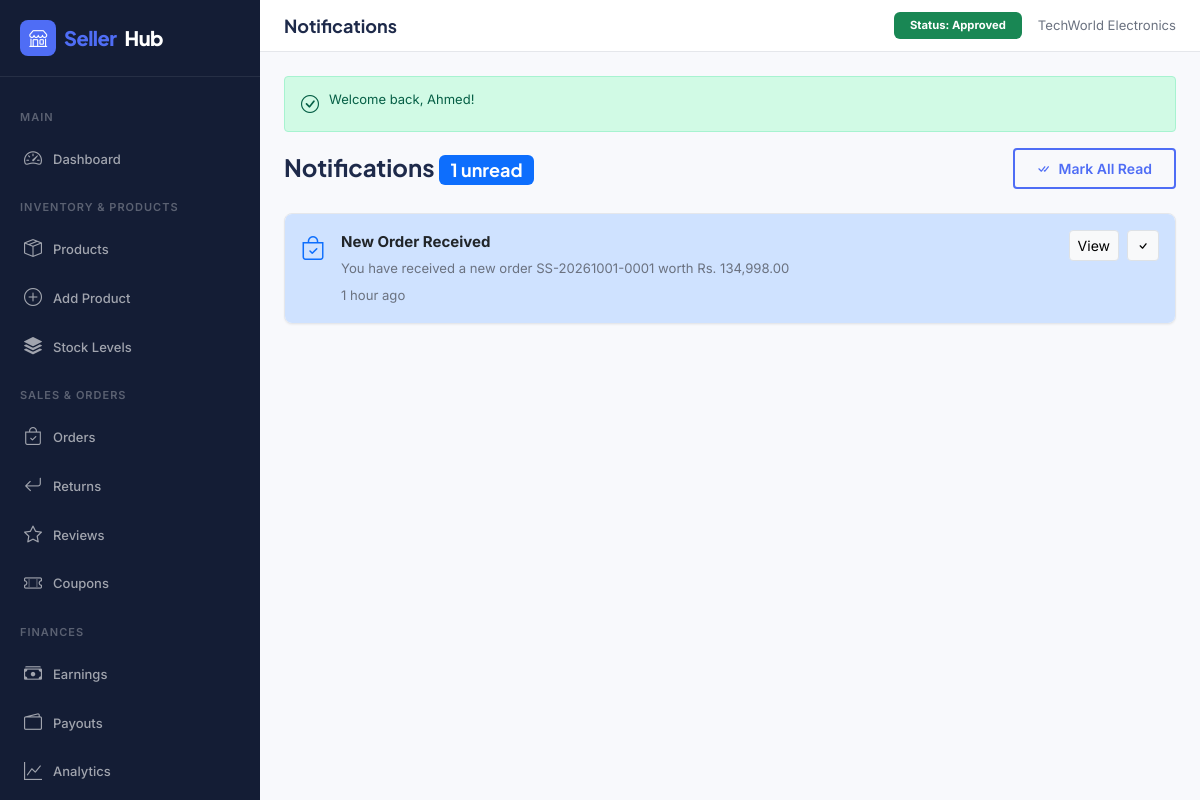
/seller/notifications.php (signed in), run on the app's committed database.
### tables this page shows
CREATE TABLE `seller_profiles` (
    `user_id` INT UNSIGNED NOT NULL PRIMARY KEY,
    `store_name` VARCHAR(150) NOT NULL,
    `store_slug` VARCHAR(150) NOT NULL,
    `store_description` TEXT NULL,
    `store_logo` VARCHAR(255) NULL,
    `store_banner` VARCHAR(255) NULL,
    `business_name` VARCHAR(200) NOT NULL,
    `business_address` TEXT NOT NULL,
    `tax_id` VARCHAR(100) NULL,
    `commission_rate` DECIMAL(5,2) NULL COMMENT 'Vendor specific commission override percentage',
    `status` ENUM('pending', 'approved', 'rejected', 'suspended') NOT NULL DEFAULT 'pending',
    `approved_at` DATETIME NULL,
    `rejection_reason` TEXT NULL,
    `suspension_reason` TEXT NULL,
    `rating_avg` DECIMAL(3,2) NOT NULL DEFAULT 0.00,
    `total_sales` INT UNSIGNED NOT NULL DEFAULT 0,
    `verified` BOOLEAN NOT NULL DEFAULT FALSE,
    `created_at` DATETIME NOT NULL DEFAULT CURRENT_TIMESTAMP,
    `updated_at` DATETIME NOT NULL DEFAULT CURRENT_TIMESTAMP ON UPDATE CURRENT_TIMESTAMP,
    CONSTRAINT `chk_seller_commission` CHECK (`commission_rate` IS NULL OR (`commission_rate` >= 0.00 AND `commission_rate` <= 100.00)),
    CONSTRAINT `chk_seller_rating` CHECK (`rating_avg` >= 0.00 AND `rating_avg` <= 5.00),
    UNIQUE KEY `uq_seller_store_slug` (`store_slug`),
    KEY `idx_seller_status` (`status`),
    KEY `idx_seller_verified` (`verified`),
    KEY `idx_seller_rating` (`rating_avg`),
    CONSTRAINT `fk_seller_profiles_user` FOREIGN KEY (`user_id`) 
        REFERENCES `users` (`id`) ON DELETE CASCADE ON UPDATE CASCADE
);

CREATE TABLE `notifications` (
    `id` INT UNSIGNED AUTO_INCREMENT PRIMARY KEY,
    `user_id` INT UNSIGNED NOT NULL,
    `type` VARCHAR(50) NOT NULL COMMENT 'order, payout, account, system, stock',
    `title` VARCHAR(200) NOT NULL,
    `message` TEXT NOT NULL,
    `link` VARCHAR(255) NULL,
    `is_read` BOOLEAN NOT NULL DEFAULT FALSE,
    `created_at` DATETIME NOT NULL DEFAULT CURRENT_TIMESTAMP,
    KEY `idx_notifications_user_id` (`user_id`),
    KEY `idx_notifications_is_read` (`is_read`),
    KEY `idx_notifications_created_at` (`created_at`),
    KEY `idx_notifications_user_read` (`user_id`, `is_read`),
    CONSTRAINT `fk_notifications_user` FOREIGN KEY (`user_id`) 
        REFERENCES `users` (`id`) ON DELETE CASCADE ON UPDATE CASCADE
);

### includes/functions.php (called while the page is built, shortened)
<?php
require_once dirname(__DIR__) . '/config/database.php';
if (!function_exists('e')) {
    function e(?string $string): string
    {
        return htmlspecialchars((string) ($string ?? ''), ENT_QUOTES | ENT_SUBSTITUTE, 'UTF-8');
    }
}
if (!function_exists('url')) {
    function url(string $path = ''): string
    {
        $base = defined('APP_URL') ? rtrim(APP_URL, '/') : '';
        $path = ltrim($path, '/');
        return $path === '' ? $base : $base . '/' . $path;
    }
}
if (!function_exists('asset')) {
    function asset(string $path = ''): string
    {
        $path = trim($path);
        $path = ltrim($path, '/');
        if (!str_starts_with($path, 'assets/')) {
            $path = 'assets/' . $path;
        }
        return url($path);
    }
}
if (!function_exists('get_flash')) {
    function get_flash(string $key, mixed $default = null): mixed
    {
        if (isset($_SESSION['_flash'][$key])) {
            $value = $_SESSION['_flash'][$key];
            return $value;
        }
        return $default;
    }
}
if (!function_exists('time_ago')) {
    function time_ago(string|int|DateTimeInterface $datetime): string
    {
        try {
            if ($datetime instanceof DateTimeInterface) {
                $timestamp = $datetime->getTimestamp();
            } elseif (is_numeric($datetime)) {
                $timestamp = (int) $datetime;
            } else {
                $timestamp = (new DateTime((string) $datetime))->getTimestamp();
            }
        } catch (Exception $e) {
            return (string) $datetime;
        }
        $difference = time() - $timestamp;
        $periods = [
            31536000 => ['year', 'years'],
            2592000  => ['month', 'months'],
            604800   => ['week', 'weeks'],
            86400    => ['day', 'days'],
            3600     => ['hour', 'hours'],
            60       => ['minute', 'minutes'],
            1        => ['second', 'seconds'],
        ];
        foreach ($periods as $seconds => [$singular, $plural]) {
            $count = (int) floor($difference / $seconds);
            if ($count >= 1) {
                return $count === 1 ? "1 {$singular} ago" : "{$count} {$plural} ago";
            }
        }
        return 'just now';
    }
}

### config/database.php (called while the page is built, shortened)
<?php
if (!function_exists('get_db_connection')) {
    function get_db_connection(): PDO
    {
        static $pdo = null;
        if ($pdo instanceof PDO) {
            return $pdo;
        }
        $host    = (string) shopsphere_env('DB_HOST', 'localhost');
        $port    = (string) shopsphere_env('DB_PORT', '3306');
        $dbName  = (string) shopsphere_env('DB_NAME', 'shopsphere');
        $user    = (string) shopsphere_env('DB_USER', 'shopsphere_user');
        $pass    = (string) shopsphere_env('DB_PASS', '');
        $charset = 'utf8mb4';
        $dsn = "mysql:host={$host};port={$port};dbname={$dbName};charset={$charset}";
        $options = [
            PDO::ATTR_ERRMODE            => PDO::ERRMODE_EXCEPTION,
            PDO::ATTR_DEFAULT_FETCH_MODE => PDO::FETCH_ASSOC,
            PDO::ATTR_EMULATE_PREPARES   => false,
            PDO::MYSQL_ATTR_INIT_COMMAND => "SET NAMES {$charset} COLLATE {$charset}_unicode_ci",
        ];
        try {
            $pdo = new PDO($dsn, $user, $pass, $options);
            return $pdo;
        } catch (PDOException $e) {
            error_log('[ShopSphere DB Error] ' . $e->getMessage() . ' in ' . $e->getFile() . ':' . $e->getLine());
            $isDev = (shopsphere_env('APP_ENV') === 'development') || (bool) shopsphere_env('APP_DEBUG', false);
            if ($isDev) {
                $escapedMsg = htmlspecialchars($e->getMessage(), ENT_QUOTES, 'UTF-8');
                http_response_code(500);
                die("<div style='font-family:sans-serif;padding:20px;background:#f8d7da;color:#721c24;border:1px solid #f5c6cb;border-radius:5px;'>
                    <h3 style='margin-top:0;'>Database Connection Error (Development Mode)</h3>
                    <p><strong>Message:</strong> {$escapedMsg}</p>
                    <p><small>Please verify your database credentials and ensure MySQL is running.</small></p>
                </div>");
            } else {
                http_response_code(500);
                die("<div style='font-family:sans-serif;padding:20px;text-align:center;'>
                    <h2>500 Internal Server Error</h2>
                    <p>We are experiencing technical difficulties connecting to our services. Please try again later.</p>
                </div>");
            }
        }
    }
}
return get_db_connection();

### classes/Database.php (called while the page is built, shortened)
<?php
require_once __DIR__ . '/../config/database.php';
class Database
{
    private static ?PDO $instance = null;
    public static function getInstance(): PDO
    {
        if (self::$instance === null) {
            self::$instance = get_db_connection();
        }
        return self::$instance;
    }
}

### includes/auth.php (called while the page is built, shortened)
<?php
require_once dirname(__DIR__) . '/config/database.php';
if (!function_exists('get_current_user_id')) {
    function get_current_user_id(): ?int
    {
        return isset($_SESSION['user_id']) ? (int) $_SESSION['user_id'] : null;
    }
}

### classes/NotificationService.php (called while the page is built, shortened)
<?php
require_once __DIR__ . '/Database.php';
class NotificationService
{
    protected PDO $pdo;
    public function __construct(?PDO $pdo = null)
    {
        if ($pdo !== null) {
            $this->pdo = $pdo;
        } else {
            $this->pdo = Database::getInstance();
        }
    }
    public function getUserNotifications(int $userId, int $limit = 20, int $offset = 0): array
    {
        $sql = 'SELECT * FROM notifications
            WHERE user_id = :user_id
            ORDER BY created_at DESC
            LIMIT :limit OFFSET :offset';
        $stmt = $this->pdo->prepare($sql);
        $stmt->bindValue(':user_id', $userId, PDO::PARAM_INT);
        $stmt->bindValue(':limit', max(1, $limit), PDO::PARAM_INT);
        $stmt->bindValue(':offset', max(0, $offset), PDO::PARAM_INT);
        $stmt->execute();
        return $stmt->fetchAll(PDO::FETCH_ASSOC) ?: [];
    }
    public function getUnreadCount(int $userId): int
    {
        $stmt = $this->pdo->prepare('SELECT COUNT(*) FROM notifications WHERE user_id = :user_id AND is_read = 0');
        $stmt->execute([':user_id' => $userId]);
        return (int) $stmt->fetchColumn();
    }
}

### seller/notifications.php (the view, shortened to what this page needs)
<?php
$page_title = 'Notifications'; $current_page = 'notifications';
require_once __DIR__ . '/header.php';
require_once __DIR__ . '/../classes/NotificationService.php';
$notificationService = new NotificationService();
$notifications = $notificationService->getUserNotifications($seller_id, 50, 0);
$unread = $notificationService->getUnreadCount($seller_id);
?>
<div class="d-flex justify-content-between align-items-center mb-4">
    <h4 class="mb-0">Notifications <span class="badge bg-primary"><?php echo $unread; ?> unread</span></h4>
    <?php if ($unread > 0): ?>
        <form method="POST" class="d-inline">
            <button type="submit" class="btn btn-ss-outline btn-sm"><i class="bi bi-check-all"></i> Mark All Read</button>
        </form>
    <?php endif; ?>
</div>
<div class="ss-card">
    <?php if (empty($notifications)): ?>
        <div class="py-5 text-center text-ss-muted"><i class="bi bi-bell-slash fs-1 d-block mb-2"></i><h5>No notifications</h5></div>
    <?php else: ?>
        <div class="list-group list-group-flush">
            <?php foreach ($notifications as $n): ?>
                <div class="list-group-item d-flex align-items-start gap-3 py-3 <?php echo !$n['is_read'] ? 'bg-primary-subtle' : ''; ?>">
                    <div class="flex-shrink-0">
                        <i class="bi bi-<?php echo match(true) { str_contains($n['type'] ?? '', 'order') => 'bag-check', str_contains($n['type'] ?? '', 'product') => 'box-seam', str_contains($n['type'] ?? '', 'payout') => 'wallet2', default => 'bell' }; ?> fs-4 text-primary"></i>
                    </div>
                    <div class="flex-grow-1">
                        <div class="fw-bold mb-1"><?php echo e($n['title']); ?></div>
                        <p class="small text-ss-muted mb-1"><?php echo e($n['message']); ?></p>
                        <small class="text-ss-muted"><?php echo time_ago($n['created_at']); ?></small>
                    </div>
                    <div class="flex-shrink-0 d-flex gap-2 align-items-center">
                        <?php if (!empty($n['link'])): ?>
                            <a href="<?php echo e(url($n['link'])); ?>" class="btn btn-sm btn-light border">View</a>
                        <?php endif; ?>
                        <?php if (!$n['is_read']): ?>
                            <form method="POST" class="d-inline">
                                <button type="submit" class="btn btn-sm btn-light border" title="Mark as read"><i class="bi bi-check"></i></button>
                            </form>
                        <?php endif; ?>
                    </div>
                </div>
            <?php endforeach; ?>
        </div>
    <?php endif; ?>
</div>
<?php require_once __DIR__ . '/footer.php'; ?>

### seller/header.php (shortened to what this page needs)
<?php
require_once __DIR__ . '/../config/database.php';
require_once __DIR__ . '/../includes/functions.php';
require_once __DIR__ . '/../includes/auth.php';
$seller_id = get_current_user_id();
$db = get_db();
$stmt = $db->prepare("SELECT sp.*, u.first_name, u.last_name, u.email FROM seller_profiles sp
                      JOIN users u ON sp.user_id = u.id
                      WHERE sp.user_id = ? LIMIT 1");
$stmt->execute([$seller_id]);
$seller = $stmt->fetch();
$current_page = $current_page ?? 'dashboard';
?>
<!DOCTYPE html>
<html lang="en">
<head>
    <link href="https://cdn.jsdelivr.net/npm/bootstrap@5.3.3/dist/css/bootstrap.min.css" rel="stylesheet">
    <link href="https://cdn.jsdelivr.net/npm/bootstrap-icons@1.11.3/font/bootstrap-icons.min.css" rel="stylesheet">
    <link href="<?php echo asset('css/style.css'); ?>" rel="stylesheet">
</head>
<body>
<div class="ss-dashboard">
    <aside class="ss-sidebar">
        <div class="ss-sidebar-header">
            <a href="<?php echo url('/seller/dashboard.php'); ?>" class="ss-logo">
                <div class="ss-logo-icon"><i class="bi bi-shop"></i></div>
                <span>Seller</span>Hub
            </a>
        </div>
        <div class="ss-sidebar-nav">
            <div class="nav-section">Main</div>
            <a href="<?php echo url('/seller/dashboard.php'); ?>" class="nav-link <?php echo $current_page === 'dashboard' ? 'active' : ''; ?>">
                <i class="bi bi-speedometer2"></i> Dashboard
            </a>
            <div class="nav-section">Inventory & Products</div>
            <a href="<?php echo url('/seller/products.php'); ?>" class="nav-link <?php echo $current_page === 'products' ? 'active' : ''; ?>">
                <i class="bi bi-box-seam"></i> Products
            </a>
            <a href="<?php echo url('/seller/add-product.php'); ?>" class="nav-link <?php echo $current_page === 'add-product' ? 'active' : ''; ?>">
                <i class="bi bi-plus-circle"></i> Add Product
            </a>
            <a href="<?php echo url('/seller/inventory.php'); ?>" class="nav-link <?php echo $current_page === 'inventory' ? 'active' : ''; ?>">
                <i class="bi bi-stack"></i> Stock Levels
            </a>
            <div class="nav-section">Sales & Orders</div>
            <a href="<?php echo url('/seller/orders.php'); ?>" class="nav-link <?php echo $current_page === 'orders' ? 'active' : ''; ?>">
                <i class="bi bi-bag-check"></i> Orders
            </a>
            <a href="<?php echo url('/seller/returns.php'); ?>" class="nav-link <?php echo $current_page === 'returns' ? 'active' : ''; ?>">
                <i class="bi bi-arrow-return-left"></i> Returns
            </a>
            <a href="<?php echo url('/seller/reviews.php'); ?>" class="nav-link <?php echo $current_page === 'reviews' ? 'active' : ''; ?>">
                <i class="bi bi-star"></i> Reviews
            </a>
            <a href="<?php echo url('/seller/coupons.php'); ?>" class="nav-link <?php echo $current_page === 'coupons' ? 'active' : ''; ?>">
                <i class="bi bi-ticket-perforated"></i> Coupons
            </a>
            <div class="nav-section">Finances</div>
            <a href="<?php echo url('/seller/earnings.php'); ?>" class="nav-link <?php echo $current_page === 'earnings' ? 'active' : ''; ?>">
                <i class="bi bi-cash-stack"></i> Earnings
            </a>
            <a href="<?php echo url('/seller/payouts.php'); ?>" class="nav-link <?php echo $current_page === 'payouts' ? 'active' : ''; ?>">
                <i class="bi bi-wallet2"></i> Payouts
            </a>
            <a href="<?php echo url('/seller/analytics.php'); ?>" class="nav-link <?php echo $current_page === 'analytics' ? 'active' : ''; ?>">
                <i class="bi bi-graph-up"></i> Analytics
            </a>
        </div>
    </aside>
    <main class="ss-main-content">
        <header class="ss-topbar">
            <div class="ss-topbar-left">
                <h1 class="ss-page-title"><?php echo e($page_title ?? 'Seller Portal'); ?></h1>
            </div>
            <div class="ss-topbar-right">
                <span class="badge <?php echo ($seller['status'] ?? '') === 'approved' ? 'bg-success' : 'bg-warning text-dark'; ?> px-3 py-2">
                    Status: <?php echo ucfirst($seller['status'] ?? 'Pending'); ?>
                </span>
                <span class="text-ss-muted small d-none d-md-inline">
                    <?php echo e($seller['store_name'] ?? 'My Store'); ?>
                </span>
            </div>
        </header>
        <div class="ss-dashboard-content">
            <?php
            $flash_success = get_flash('success');
            if ($flash_success): ?>
                <div class="ss-alert ss-alert-success"><i class="bi bi-check-circle"></i> <?php echo e($flash_success); ?></div>
            <?php endif; ?>

### data on the page
seller_profiles: status "Approved", store_name "TechWorld Electronics"
notifications: title "New Order Received", message "You have received a new order SS-20261001-0001 worth Rs. 134,998.00", created_at "1 hour ago"

### other printed values
$page_title "Notifications"
$flash_success "Welcome back, Ahmed!"
$unread "1"
